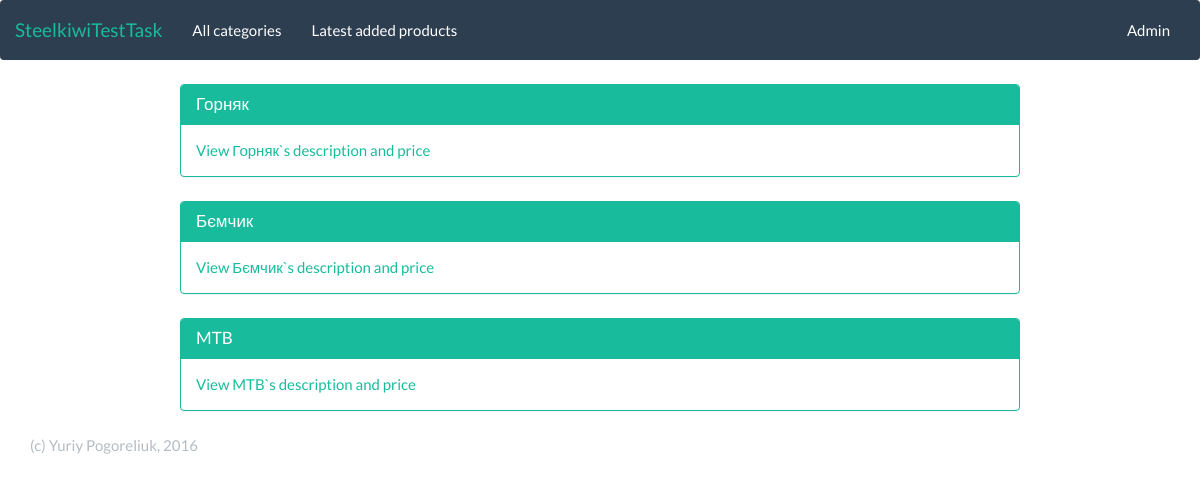
Screenshot of /products/bikes/ with the database file from the repository.
### product/models.py (models this page shows, shortened)
class Product(models.Model):
    name = models.CharField(max_length=255, verbose_name='Имя')
    slug = models.SlugField(unique=True, verbose_name='URL')
    description = models.CharField(max_length=255, verbose_name='Описание')
    price = MoneyField(max_digits=10, decimal_places=2, default_currency='USD', verbose_name='Цена')
    category = models.ForeignKey(Category, related_name='categories', on_delete=models.CASCADE, verbose_name='Категория')
    created_at = models.DateTimeField(auto_now_add=True)
    modified_at = models.DateTimeField(auto_now=True)
    class Meta:
        get_latest_by = 'created_at'
        order_with_respect_to = 'category'
        verbose_name = 'Продукт'
        verbose_name_plural = 'Продукты'

### product/views.py (the view)
class CategoryView(ListView):
    model = Product
    template_name = 'category.html'
    def get_queryset(self, *args, **kwargs):
        slug = self.kwargs['category_slug']
        return Product.objects.filter(category__slug=slug)

### templates/category.html (shortened to what this page needs)
{% extends 'base.html' %}
{% block content %}
        {% for product in product_list %}
            <div class="panel panel-success">
                <div class="panel-heading">
                <h3 class="panel-title"><a href="{{ product.slug }}">{{ product.name }}</a> </h3>
                </div>
                <div class="panel-body">
                    <a href="{{ product.slug }}">View {{ product.name }}`s description and price</a>
                </div>
            </div>
        {% endfor %}
{% endblock %}

### static/css/style.css (style rules this page uses)
.panel { margin: 2% 15%; }

### rows the page displays
Product: name "Горняк"
Product: name "Бємчик"
Product: name "MTB"
